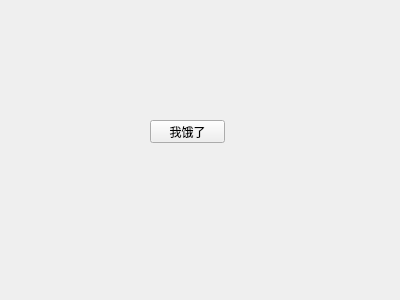
<?xml version="1.0" encoding="UTF-8"?>
<ui version="4.0">
 <class>Widget</class>
 <widget class="QWidget" name="Widget">
  <property name="geometry">
   <rect>
    <x>0</x>
    <y>0</y>
    <width>400</width>
    <height>300</height>
   </rect>
  </property>
  <property name="windowTitle">
   <string>Widget</string>
  </property>
  <widget class="QPushButton" name="pushButton">
   <property name="geometry">
    <rect>
     <x>150</x>
     <y>120</y>
     <width>75</width>
     <height>23</height>
    </rect>
   </property>
   <property name="text">
    <string>我饿了</string>
   </property>
  </widget>
 </widget>
 <layoutdefault spacing="6" margin="11"/>
 <resources/>
 <connections/>
</ui>
